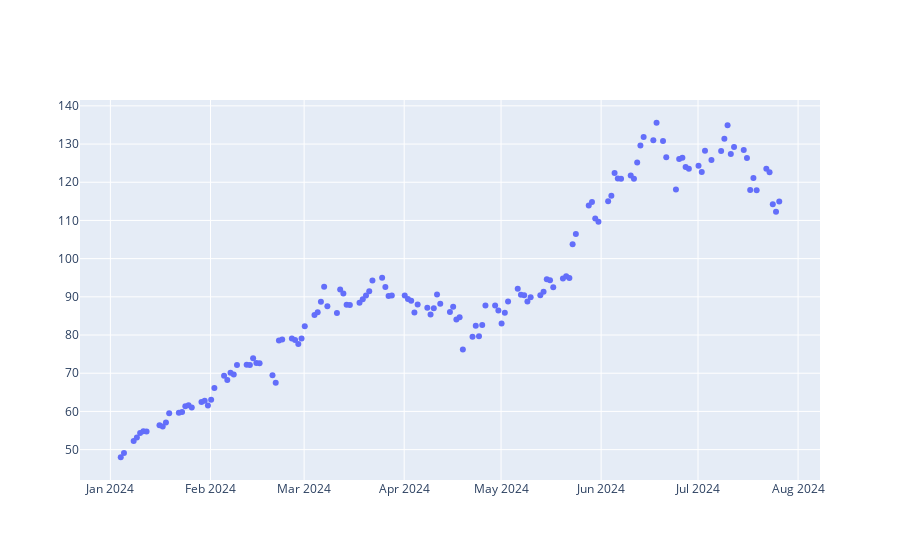

Notebook source saved alongside this figure:
### Code cell
fig.show()

### Figure 1 — Plotly figure (JSON) as saved in the notebook; plotly's stock layout.template omitted (floating-point values rounded to 4 significant figures; data arrays with more than 128 entries replaced by an {"elided": "..."} marker saying what was removed)
{"data": [{"mode": "markers", "type": "scatter", "x": {"elided": "141 str values"}, "y": {"elided": "141 float values"}}], "layout": {"autosize": true, "xaxis": {"autorange": true, "range": ["2023-12-22 20:54:45.9375", "2024-08-07 12:05:14.0625"], "type": "date"}, "yaxis": {"autorange": true, "range": [40.77, 142.8], "type": "linear"}}}
